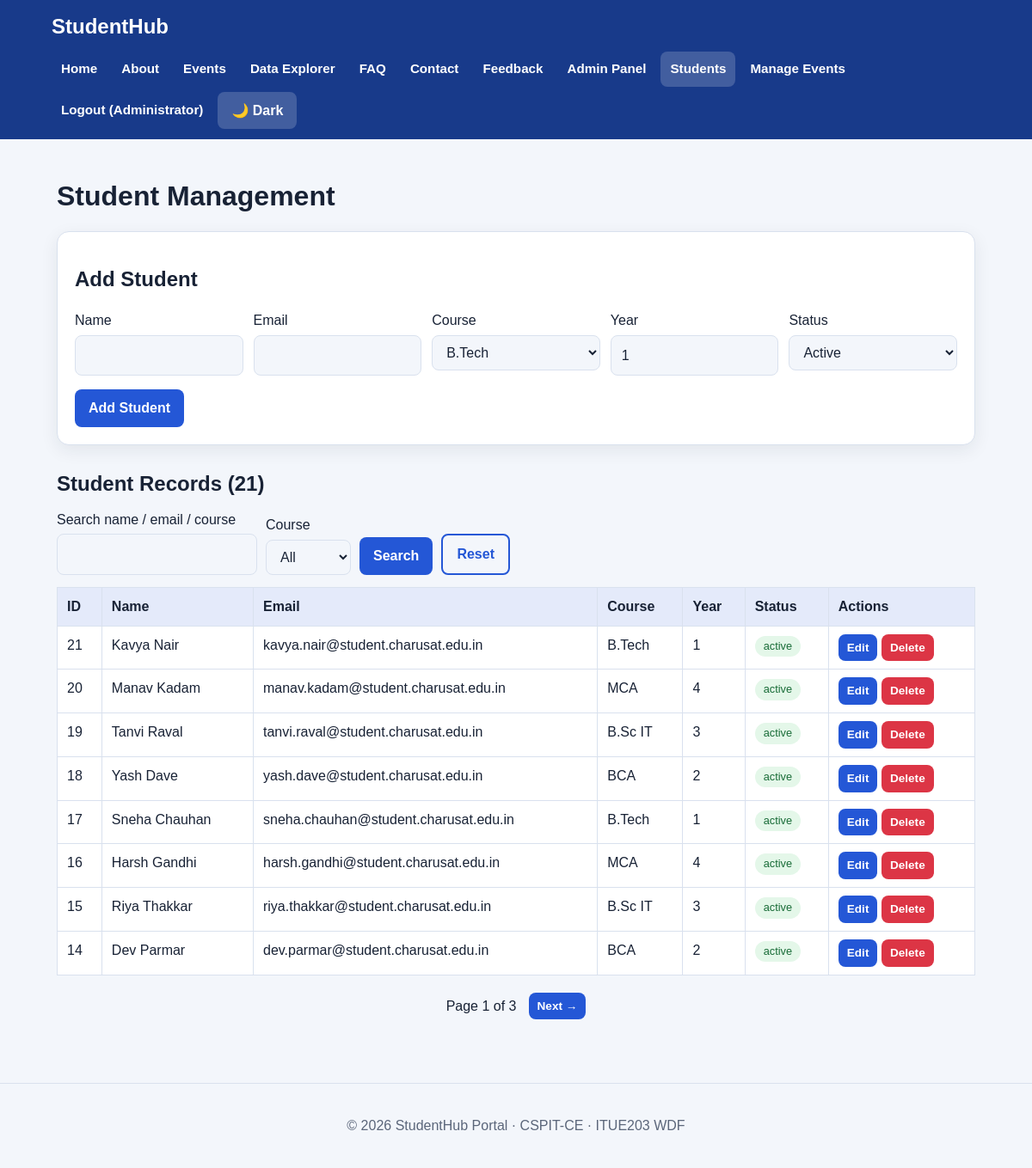
The app's page /admin/students.php (signed in) with its own data.
### tables this page shows
CREATE TABLE students (
  student_id INT AUTO_INCREMENT PRIMARY KEY,
  user_id INT DEFAULT NULL,
  name VARCHAR(60) NOT NULL,
  email VARCHAR(100) NOT NULL UNIQUE,
  course VARCHAR(30) NOT NULL,
  year TINYINT NOT NULL DEFAULT 1,
  status ENUM('active','inactive') NOT NULL DEFAULT 'active',
  created_at TIMESTAMP DEFAULT CURRENT_TIMESTAMP,
  CONSTRAINT fk_students_user FOREIGN KEY (user_id) REFERENCES users(user_id) ON DELETE SET NULL
);

### includes/auth.php (called while the page is built, shortened)
<?php
function e($s) { return htmlspecialchars((string)$s, ENT_QUOTES, 'UTF-8'); }
function url($p = '') { return BASE_URL . ltrim($p, '/'); }

### admin/students.php (the view, shortened to what this page needs)
<?php
require_once __DIR__ . '/../includes/auth.php';
$courses = ['B.Tech', 'BCA', 'B.Sc IT', 'MCA'];
$form = ['student_id' => '', 'name' => '', 'email' => '', 'course' => 'B.Tech', 'year' => '1', 'status' => 'active'];
$q = trim($_GET['q'] ?? ''); $cf = trim($_GET['course'] ?? '');
$page = max(1, (int)($_GET['page'] ?? 1)); $per = 8;
$where = ' WHERE 1=1'; $types = ''; $args = [];
$cnt = $conn->prepare('SELECT COUNT(*) FROM students' . $where);
$cnt->execute(); $cnt->bind_result($total); $cnt->fetch(); $cnt->close();
$pages = max(1, (int)ceil($total / $per)); $page = min($page, $pages); $off = ($page - 1) * $per;
$st = $conn->prepare('SELECT student_id, name, email, course, year, status FROM students' . $where . ' ORDER BY student_id DESC LIMIT ? OFFSET ?');
$a2 = array_merge($args, [$per, $off]);
$st->bind_param($types . 'ii', ...$a2);
$st->execute(); $rows = $st->get_result();
include __DIR__ . '/../includes/header.php';
$editing = $form['student_id'] !== '';
?>
<h1>Student Management</h1>
<section class="card">
    <h2><?= $editing ? 'Edit Student' : 'Add Student' ?></h2>
    <form method="POST" action="">
        <div class="controls">
            <div class="control"><label for="name">Name</label><input id="name" name="name" value="<?= e($form['name']) ?>" required></div>
            <div class="control"><label for="email">Email</label><input type="email" id="email" name="email" value="<?= e($form['email']) ?>" required></div>
            <div class="control"><label for="fcourse">Course</label><select id="fcourse" name="course"><?php foreach ($courses as $c): ?><option <?= $form['course'] === $c ? 'selected' : '' ?>><?= e($c) ?></option><?php endforeach; ?></select></div>
            <div class="control"><label for="year">Year</label><input type="number" id="year" name="year" min="1" max="4" value="<?= e($form['year']) ?>" required></div>
            <div class="control"><label for="status">Status</label><select id="status" name="status"><option value="active" <?= $form['status'] === 'active' ? 'selected' : '' ?>>Active</option></select></div>
        </div>
        <button type="submit"><?= $editing ? 'Update Student' : 'Add Student' ?></button>
    </form>
</section>
<h2 class="section-title">Student Records (<?= (int)$total ?>)</h2>
<form method="GET" class="toolbar" aria-label="Search students">
    <div class="control"><label for="q">Search name / email / course</label><input type="search" id="q" name="q" value="<?= e($q) ?>"></div>
    <div class="control"><label for="course">Course</label><select id="course" name="course"><option value="">All</option></select></div>
    <button type="submit">Search</button> <a class="btn btn-outline" href="<?= e(url('admin/students.php')) ?>">Reset</a>
</form>
<div class="table-wrap"><table>
<tr><th>ID</th><th>Name</th><th>Email</th><th>Course</th><th>Year</th><th>Status</th><th>Actions</th></tr>
<?php if ($rows->num_rows): while ($r = $rows->fetch_assoc()): ?>
<tr><td><?= (int)$r['student_id'] ?></td><td><?= e($r['name']) ?></td><td><?= e($r['email']) ?></td><td><?= e($r['course']) ?></td><td><?= (int)$r['year'] ?></td>
<td><span class="badge <?= $r['status'] === 'inactive' ? 'closed' : '' ?>"><?= e($r['status']) ?></span></td>
<td class="actions"><a class="btn btn-sm" href="<?= e(url('admin/students.php?edit=' . (int)$r['student_id'])) ?>">Edit</a>
<form method="POST" action="" onsubmit="return confirm('Delete this student permanently?');"><button type="submit" class="btn-sm btn-danger">Delete</button></form></td></tr>
<?php endwhile; else: ?><tr><td colspan="7">No students found.</td></tr><?php endif; ?>
</table></div>
<nav class="pagination" aria-label="Pages">
    <span>Page <?= $page ?> of <?= $pages ?></span>
    <?php if ($page < $pages): ?><a class="btn btn-sm" href="?<?= e(http_build_query(['q' => $q, 'course' => $cf, 'page' => $page + 1])) ?>">Next &rarr;</a><?php endif; ?>
</nav>
<?php include __DIR__ . '/../includes/footer.php'; ?>

### assets/css/style.css (style rules this page uses)
:root { --bg:#f3f6fb;--card:#fff;--text:#182235;--muted:#5b667a;--primary:#2457d6;--on-primary:#fff;--head:#183a8a;--border:#d9e1ee;--shadow:0 6px 20px rgba(24,34,53,.08);--ok:#176b36;--okbg:#e4f7e9;--err:#a61b1b;--errbg:#fde8e8 }
* { box-sizing:border-box }
html { scroll-behavior:smooth }
body { margin:0;font-family:Arial,Helvetica,sans-serif;line-height:1.6;background:var(--bg);color:var(--text) }
a { color:var(--primary);font-weight:600;text-decoration:none }
h1,h2,h3 { line-height:1.25 }
button,.btn { display:inline-block;font:inherit;font-weight:600;padding:9px 16px;border:0;border-radius:8px;background:var(--primary);color:var(--on-primary);cursor:pointer;text-decoration:none }
.btn-outline { background:transparent;color:var(--primary);border:2px solid var(--primary) }
.btn-danger { background:#dc3545;color:#fff }
.btn-sm { padding:5px 10px;font-size:.85rem }
.card { background:var(--card);border:1px solid var(--border);border-radius:14px;padding:20px;box-shadow:var(--shadow) }
.section-title { margin:30px 0 14px }
.badge { display:inline-block;padding:2px 10px;border-radius:999px;font-size:.8rem;background:var(--okbg);color:var(--ok) }
input,select,textarea { font:inherit;padding:10px 12px;border:1px solid var(--border);border-radius:8px;background:var(--bg);color:var(--text);max-width:100% }
.table-wrap { overflow-x:auto }
table { width:100%;border-collapse:collapse;background:var(--card) }
th,td { border:1px solid var(--border);padding:9px 11px;text-align:left;vertical-align:top }
th { background:rgba(36,87,214,.12) }
.controls { display:grid;gap:12px;grid-template-columns:repeat(auto-fit,minmax(170px,1fr));margin-bottom:16px }
.control { display:flex;flex-direction:column;gap:4px }
.pagination { display:flex;justify-content:center;align-items:center;gap:14px;margin:20px 0 }
.actions form { display:inline }
.toolbar { display:flex;flex-wrap:wrap;gap:10px;align-items:end;margin-bottom:14px }

### records on screen
students: student_id "21", name "Kavya Nair", email "kavya.nair@student.charusat.edu.in", course "B.Tech", year "1", status "active"
students: student_id "20", name "Manav Kadam", email "manav.kadam@student.charusat.edu.in", course "MCA", year "4", status "active"
students: student_id "19", name "Tanvi Raval", email "tanvi.raval@student.charusat.edu.in", course "B.Sc IT", year "3", status "active"
students: student_id "18", name "Yash Dave", email "yash.dave@student.charusat.edu.in", course "BCA", year "2", status "active"
students: student_id "17", name "Sneha Chauhan", email "sneha.chauhan@student.charusat.edu.in", course "B.Tech", year "1", status "active"
students: student_id "16", name "Harsh Gandhi", email "harsh.gandhi@student.charusat.edu.in", course "MCA", year "4", status "active"
students: student_id "15", name "Riya Thakkar", email "riya.thakkar@student.charusat.edu.in", course "B.Sc IT", year "3", status "active"
students: student_id "14", name "Dev Parmar", email "dev.parmar@student.charusat.edu.in", course "BCA", year "2", status "active"

### other values on screen
$label "Home About Events Data Explorer FAQ Contact Feedback Admin Panel Students Manage Events"
$_SESSION['name'] "Administrator"
$total "21"
$page "1"
$pages "3"
form field course "B.Tech"
